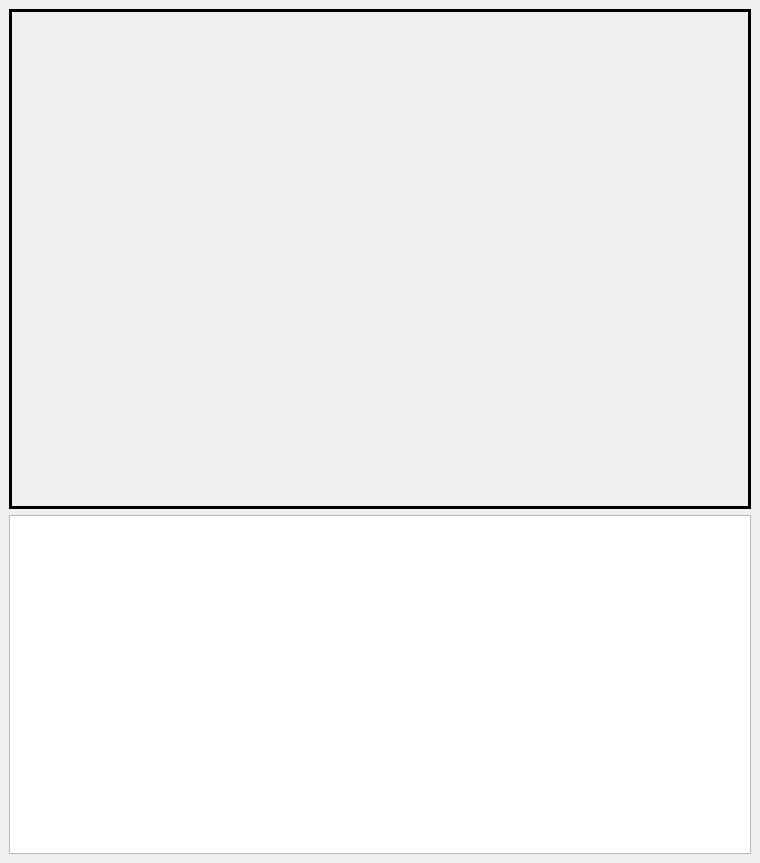
<?xml version="1.0" encoding="UTF-8"?>
<ui version="4.0">
 <class>PlotSubWindow</class>
 <widget class="QMainWindow" name="PlotSubWindow">
  <property name="geometry">
   <rect>
    <x>0</x>
    <y>0</y>
    <width>760</width>
    <height>863</height>
   </rect>
  </property>
  <property name="windowTitle">
   <string>MainWindow</string>
  </property>
  <widget class="QWidget" name="centralwidget">
   <layout class="QGridLayout" name="gridLayout">
    <item row="0" column="0">
     <widget class="QFrame" name="frame_5">
      <property name="minimumSize">
       <size>
        <width>0</width>
        <height>500</height>
       </size>
      </property>
      <property name="frameShape">
       <enum>QFrame::Box</enum>
      </property>
      <property name="frameShadow">
       <enum>QFrame::Plain</enum>
      </property>
      <property name="lineWidth">
       <number>3</number>
      </property>
     </widget>
    </item>
    <item row="1" column="0">
     <widget class="QTableView" name="tableView">
      <property name="sizePolicy">
       <sizepolicy hsizetype="Preferred" vsizetype="Preferred">
        <horstretch>0</horstretch>
        <verstretch>0</verstretch>
       </sizepolicy>
      </property>
     </widget>
    </item>
   </layout>
  </widget>
 </widget>
 <resources/>
 <connections/>
</ui>
